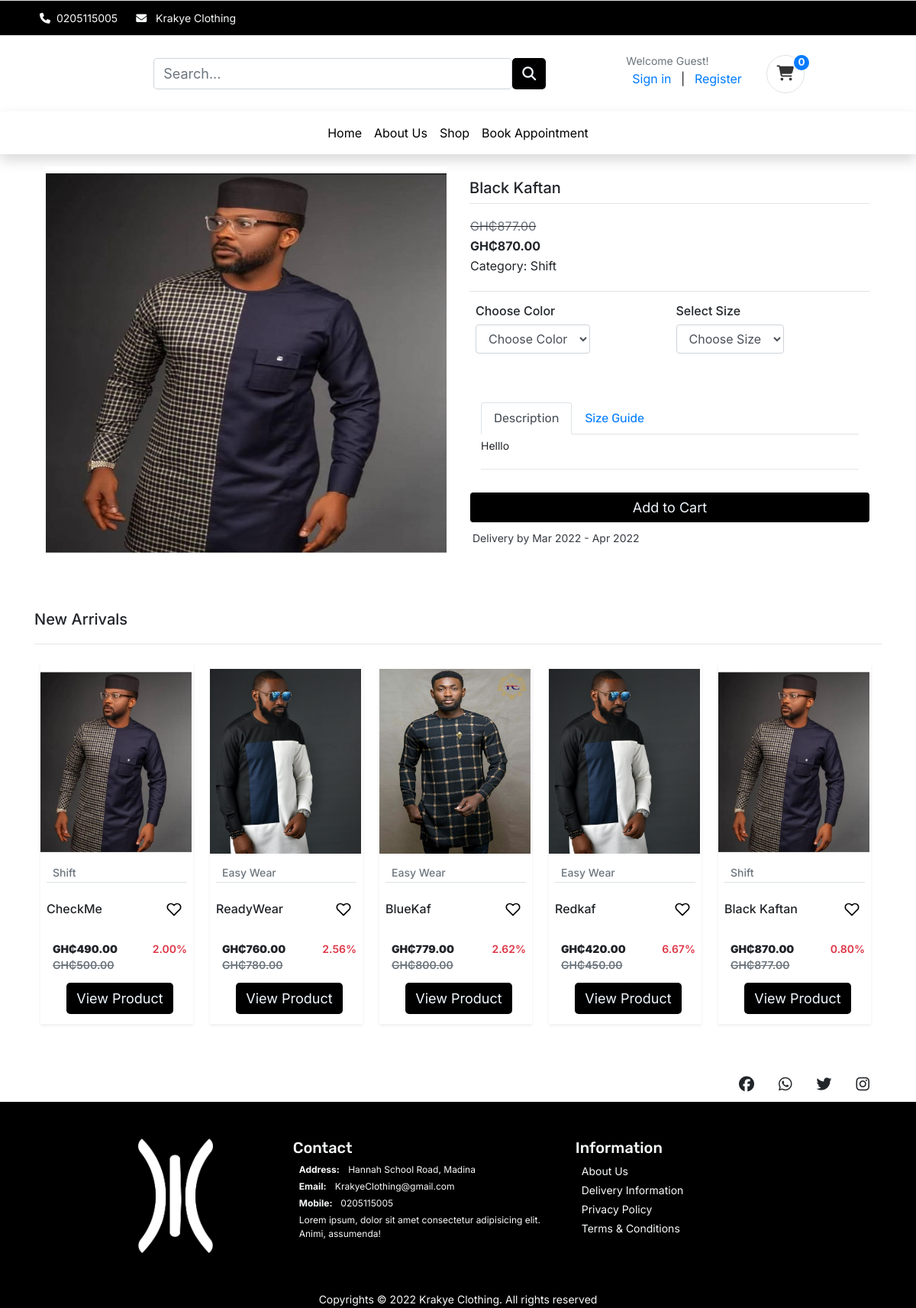
Page /shop/category/shift/black-kaftan/ on the committed database.
### store/models.py (models this page shows, shortened)
class Product(models.Model):
    product_name = models.CharField(max_length=255)
    slug = models.SlugField(max_length=255, unique=True)
    description = models.TextField(blank=True)
    size_guide = models.ImageField(upload_to='size_guide/')
    images = models.ImageField(upload_to='products/')
    price = models.DecimalField(max_digits=6, decimal_places=2, default=0)
    discounted_price = models.DecimalField(max_digits=6, decimal_places=2, default=0)
    stock = models.IntegerField(default=0)
    in_stock = models.BooleanField(default=True)
    created_date = models.DateTimeField(auto_now_add=True)
    modified_date = models.DateTimeField(auto_now=True)
    category = models.ForeignKey(Category, on_delete=models.CASCADE)
    objects = models.Manager()
    products = ProductManager()
    @property
    def discount(self):
        if self.discounted_price > 0:
            discount_percent = ((self.price - self.discounted_price)/self.price)*100
            return format(discount_percent, '.2f')
    def get_absolute_url(self):
        return reverse('store:product_detail', args=[self.category.slug, self.slug])
    class Meta:
        verbose_name_plural = 'Products'
        ordering = ('-created_date', )

### category/models.py (models this page shows, shortened)
class Category(models.Model):
    category_name = models.CharField(max_length=50, unique=True)
    slug = models.SlugField(max_length=50, unique=True)
    description = models.TextField(blank=True)
    cat_image = models.ImageField(upload_to = 'categories')
    class Meta:
        verbose_name_plural ='categories'
    def __str__(self):
        return self.category_name

### store/views.py (the view)
# urls.py: path('shop/category/<str:category_slug>/<str:product_slug>/', views.product_detail, name="product_detail"),
def product_detail(request, category_slug=None, product_slug=None):
    try:
        single_product = Product.objects.get(category__slug=category_slug, slug=product_slug)
        in_cart = CartItem.objects.filter(cart__cart_id=_cart_id(request), product=single_product).exists()
        new_arrivals = Product.objects.all().order_by('-created_date')[:5]
    except Exception as e:
        raise e
    context = {
        'single_product':single_product,
        'in_cart':in_cart,
        'new_arrivals': new_arrivals,
        }
    return render(request, 'store/product/product.html', context )

### templates/store/product/product.html (shortened to what this page needs)
{% extends '../../base.html' %} {% block title %}Krakye Clothing{% endblock%}
{% block content %} {%load static%}
<link rel="stylesheet" href="{%static 'css/ui.css'%}">
  <main id="main-site">
    <section id="product" class="py-3">
        <div class="container">
            <div class="row">
                <div class="col-sm-6">
                  <img id="product-img" src="{{single_product.images.url}} " class="d-block w-100" width="474px" height="510px" alt="Product-details">
                </div>
            <form class="col-sm-6" action="{%url 'cart:add_cart' single_product.id%}" method="POST">
                <div>
                    <h5 class="font-inter font-size-20" id="product-name">{{single_product.product_name}}</h5>
                    <hr class="m-0">
                    <table class="my-3">
                        <tr >
                            <td class='old-price'>
                                <span class="font-inter font-size-16 text-muted">GH₵{{single_product.price}}</span>
                            </td>
                        </tr>
                        <tr>
                            <td>
                              <b><span class=" font-inter font-size-16">GH₵{{single_product.discounted_price}}</span></b>
                           </td>
                        </tr>
                        <tr>
                            <td>
                                <span class="font-inter font-size-16">Category: {{single_product.category}}</span>
                            </td>
                        </tr>
                    </table>
                    <hr>
                      <div class="row">
                        <div class="col mb-3">
                          <div class="item-option-select">
                            <h6>Choose Color</h6>
                            <select name="color" class="form-control" required>
                              <option value="" disabled selected >Choose Color</option>
                            </select>
                          </div>
                        </div>
                         <div class="col mb-3">
                          <div class="item-option-select">
                            <h6>Select Size</h6>
                            <select name="size" class="form-control" required>
                              <option value="" disabled selected >Choose Size</option>
                            </select>
                          </div>
                        </div>
                      </div>
                          <div class='row'>
                          <div class="col-12 details">
                            <div class="font-rubik font-size-16 text-black">
                              <ul class="nav nav-tabs" id="myTab" role="tablist">
                                <li class="nav-item">
                                  <a class="nav-link active " id="home-tab" data-toggle="tab" href="#product-description" role="tab" aria-controls="home" aria-selected="true">Description</a>
                                </li>
                                <li class="nav-item">
                                  <a class="nav-link " id="profile-tab" data-toggle="tab" href="#size-guide" role="tab" aria-controls="profile" aria-selected="false">Size Guide</a>
                                </li>
                              </ul>
                              <div class="tab-content font-inter font-size-14 mt-1" id="myTabContent">
                                <div class="tab-pane fade show active" id="product-description" role="tabpanel" aria-labelledby="home-tab">{{single_product.description}}</div>
                              </div>
                            </div>
                            <hr>
                          </div>
                      </div>
                <div class="form-row pt-2 font-size-16 font-inter">
                  <div class="col">
                    {%if single_product.stock <= 0%}
                    <h4 class="text-danger">Out of Stock</h4>
                    {%else%}
                        <button type="submit" class="btn btn-product form-control update-cart">Add to Cart</button>
                    {%endif%}
                    </div>
              </div>
            </form>
                    <div id="order-details" class="font-inter d-flex flex-column text-dark m-1">
                        <small>
                            Delivery by Mar 2022 - Apr 2022
                        </small>
                    </div>
                </div>
            </div>
    </section>
    <section id="top-sale">
      <div class="container py-5">
        <h4 class="font-inter font-size-20">New Arrivals</h4>
        <hr>
      <div class="owl-carousel owl-theme">
        {%for item in new_arrivals%}
        <div class="shadow-sm item py-2 m-2" style="width: 200px">
          <div class="product font-inter">
              <img src="{{item.images.url}}" alt="product-1" class="img-fluid" style="width: 198px; height: 242.3px;">
            <div class="mt-2">
              <h4 class="product-category mx-2 border-bottom"><a class="text-black font-size-14 text-muted" href="">{{item.category}}</a></h4>
            </div>
            <div class="text-center ml-2">
              <div class="d-flex align-items-center justify-content-between mb-0">
                <h6>{{item.product_name}}</h6>
                <button class="btn btn-wishlist pb-3" style="color: black;">
                </button>
              </div>
              <div class="price d-flex text-left font-size-14">
                <div class="new-price p-2">
                  <span><b>GH₵{{item.discounted_price}}</b></span>
                  <span class="old-price text-muted">GH₵{{item.price}}</span>
                </div>
                <div class= "ml-auto p-2">
                  <span class="discount-percentage text-danger">{{item.discount}}%</span>
                </div>
              </div>
              <a href="{{item.get_absolute_url}}">
                <button type="submit" class="btn btn-product font-size-12 product-link" >View Product</button>
                </a>
              </div>
          </div>
        </div>
        {%endfor%}
      </div>
      </div>
    </section>
  </main>
{%endblock%}

### templates/base.html (shortened to what this page needs)
{%load static%}
<!DOCTYPE html>
<html lang="en">
<head>
     <link rel="stylesheet" href="https://cdn.jsdelivr.net/npm/bootstrap@4.6.1/dist/css/bootstrap.min.css">
    <link rel="stylesheet" href="https://cdnjs.cloudflare.com/ajax/libs/animate.css/4.1.1/animate.min.css"/>
     <link rel="stylesheet" href="https://cdnjs.cloudflare.com/ajax/libs/OwlCarousel2/2.3.4/assets/owl.carousel.min.css" />
     <link rel="stylesheet" href="https://cdnjs.cloudflare.com/ajax/libs/OwlCarousel2/2.3.4/assets/owl.theme.default.min.css" />
     <link rel="stylesheet" href="https://cdnjs.cloudflare.com/ajax/libs/font-awesome/6.0.0/css/all.min.css" />
     <link rel="stylesheet" href="{%static 'css/style.css'%}">
     <link rel="stylesheet" href="{%static 'css/responsive.css'%}">
</head>
<body>
  <header id="header">
{%include 'includes/topbar.html' %}
{%include 'includes/navbar.html' %}
{%include 'includes/bottombar.html' %}
  </header>
  {%block content%} {%endblock%}
    {%include 'includes/socialmedia.html' %}
    {%include 'includes/footer.html' %}
  </body>
  </html>

### templates/includes/topbar.html (shortened to what this page needs)
<nav class="px-5 navbar-item-hidden navbar border-top border-bottom topbar ">
    <div class="d-flex">
        <span class="font-inter font-size-14 text-light pr-2 m-1" ><b><i class="fa-solid fa-phone"></i></b><a href="tel:+233205115005" class="text-light text-decoration-none" >0205115005</a></span>
        <span class="font-inter font-size-14 text-light pr-2 m-1" > <b><i class="fa-solid fa-envelope"></i></b> <a href="mailto:krakyegh@gmail.com" class="text-light text-decoration-none" >Krakye Clothing</a></span>
    </div>
  </nav>

### templates/includes/navbar.html (shortened to what this page needs)
<nav class="px-5 ml-3 navbar navbar-expand-lg navbar-light bg-white d-flex justify-content-between">
    <a class="navbar-brand" href="{%url "store:home"%}"><img src="https://festus-kwafo.github.io/KrakyeClothing/assets/logo.png" width="70" alt="" class="img-fluid"></a>
        <form action="{%url 'store:search'%}" method="GET" class="col-6">
          <div class="input-group">
            <input type="text" class="form-control" placeholder="Search..." name="keyword">
            <button class="btn btn-product" type="submit"><i class="fa-solid fa-magnifying-glass"></i>
            </button>
          </div>
        </form>
        <div class="d-flex nav-item">
            <div class="mr-3 navbar-item-hidden font-inter text-decoration-none">
              {% if user.id is None %}
              <div class="widget-header">
                <small class="title text-muted">Welcome Guest!</small>
                <div>
                  <a href="{% url 'accounts:login' %}">Sign in</a> <span class="dark-transp"> | </span>
                  <a href="{% url 'accounts:register' %}"> Register</a>
                </div>
              </div>
              {% endif %}
            </div>
            <div>
              <a href="{%url 'cart:cart_summary'%}">
                <button type="button" class="btn btn-cart border rounded-circle position-relative">
                  <i class="fa-solid fa-cart-shopping font-size-20"></i>
                  <span class="text-light position-absolute top-0 start-100 translate-middle rounded-circle badge bg-primary">
                    {{cart_count}}
                  </span>
                </button>
              </a>
            </div>
        </div>
  </nav>

### templates/includes/bottombar.html (shortened to what this page needs)
<nav class="shadow px-5 navbar navbar-expand-lg navbar-light">
    <div class="collapse navbar-collapse text-center" id="navbarNav">
    <ul class="navbar-nav m-auto font-inter">
      <li class= "nav-item active">
        <a class="nav-link text-black" href="{%url "store:home"%}">Home <span class="sr-only">(current)</span></a>
      </li>
      <li class="nav-item">
        <a class="nav-link" href="{% url "store:about_us" %}">About Us</a>
      </li>
      <li class="nav-item">
        <a class="nav-link" href="{% url "store:shop" %}">Shop</a>
      </li>
      <li class="nav-item">
        <a class="nav-link" href="{%url 'appointment:appointment' %}">Book Appointment</a>
      </li>
    </ul>
    </div>
    </nav>

### templates/includes/socialmedia.html
<section id="social-media">
    <div class="container my-2">
      <div class="row d-flex justify-content-end font-size-20 ">
        <a href=""> <i class="fa-brands fa-facebook px-2 color-primary"></i></a>
        <a href=""> <i class="fa-brands fa-whatsapp px-2 color-primary"></i></a>
        <a href=""> <i class="fa-brands fa-twitter px-2 color-primary"></i></a>
        <a href=""> <i class="fa-brands fa-instagram px-2 color-primary "></i></a>
      </div>
    </div>
  </section>

### templates/includes/footer.html
{%load static%}
<footer id="footer" class="color-second-bg py-5 text-light">
    <div class="container">
      <div class="row justify-content-center">
         <div class="col-lg-3 col-12 text-center">
          <img src="{%static 'images/logo-white.png'%}" width="98px" height="149px" class="img-fluid" alt="logo">
        </div>
        <div class="col-lg-4 col-12">
          <h4 class="font-rubik font-size-20 ">Contact</h4>
          <div class="d-flex flex-column flex-wrap text-light pl-2">
            <span class="font-inter font-size-12  pb-1" > <b>Address:</b>  <a href="https://goo.gl/maps/PvDEY96d2sS3cyo46" class="text-light text-decoration-none">Hannah School Road, Madina</a> </span>
            <span class="font-inter font-size-12 pb-1" > <b>Email:</b>  <a href="mailto:festuskwafo11@gmail.com" class="text-light text-decoration-none" >KrakyeClothing@gmail.com</a></span>
            <span class="font-inter font-size-12  pb-1" ><b>Mobile: </b><a href="tel:+233205115005" class="text-light text-decoration-none" >0205115005</a></span>
            <span class="font-inter font-size-12 pb-1" >Lorem ipsum, dolor sit amet consectetur adipisicing elit. Animi, assumenda!</span>
          </div>
        </div>
        <div class="col-lg-4 col-12">
          <h4 class="font-rubik font-size-20 text-light">Information</h4>
          <div class="d-flex flex-column flex-wrap text-light">
            <a href="#" class="font-inter font-size-14 text-light  pb-1 text-decoration-none">About Us</a>
            <a href="#" class="font-inter font-size-14 text-light  pb-1 text-decoration-none">Delivery Information</a>
            <a href="#" class="font-inter font-size-14 text-light pb-1 text-decoration-none">Privacy Policy</a>
            <a href="#" class="font-inter font-size-14 text-light pb-1 text-decoration-none">Terms & Conditions</a>
          </div>
        </div>
      </div>
    </div>
  </footer>
  <div class="copyright text-center color-second-bg text-light px-0">
    <span class="font-inter font-size-14">Copyrights &copy; <script>document.write(new Date().getFullYear())</script> Krakye Clothing. All rights reserved </span>
  </div>

### rows in the picture
Product: images (picture), product_name "Black Kaftan", price "877.00", discounted_price "870.00", category "Shift", description "Helllo", discount "0.80"
Product: images (picture), category "Shift", product_name "CheckMe", discounted_price "490.00", price "500.00", discount "2.00"
Product: images (picture), category "Easy Wear", product_name "ReadyWear", discounted_price "760.00", price "780.00", discount "2.56"
Product: images (picture), category "Easy Wear", product_name "BlueKaf", discounted_price "779.00", price "800.00", discount "2.62"
Product: images (picture), category "Easy Wear", product_name "Redkaf", discounted_price "420.00", price "450.00", discount "6.67"

### other values in the picture
{{ cart_count }} "0"
